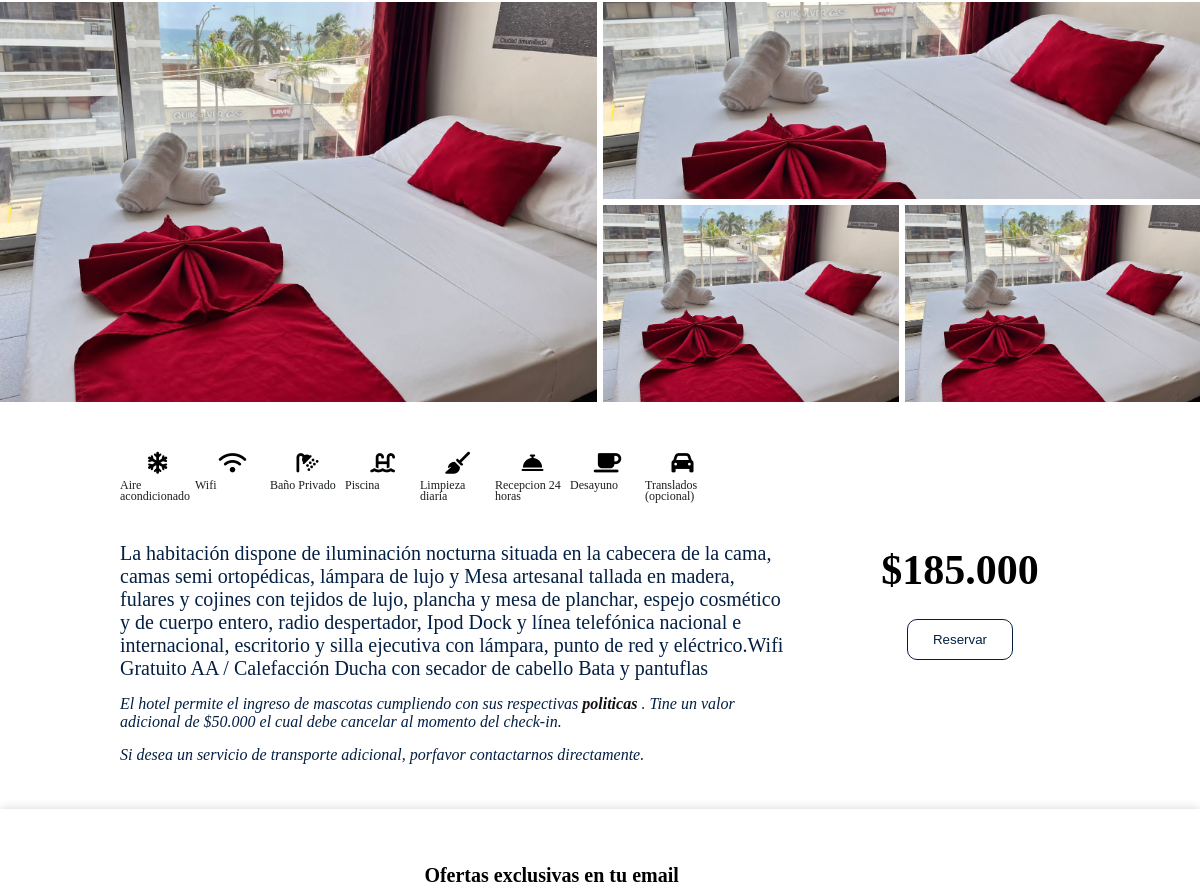
Before: /habitacion/1/ (middle part) with the older database file.
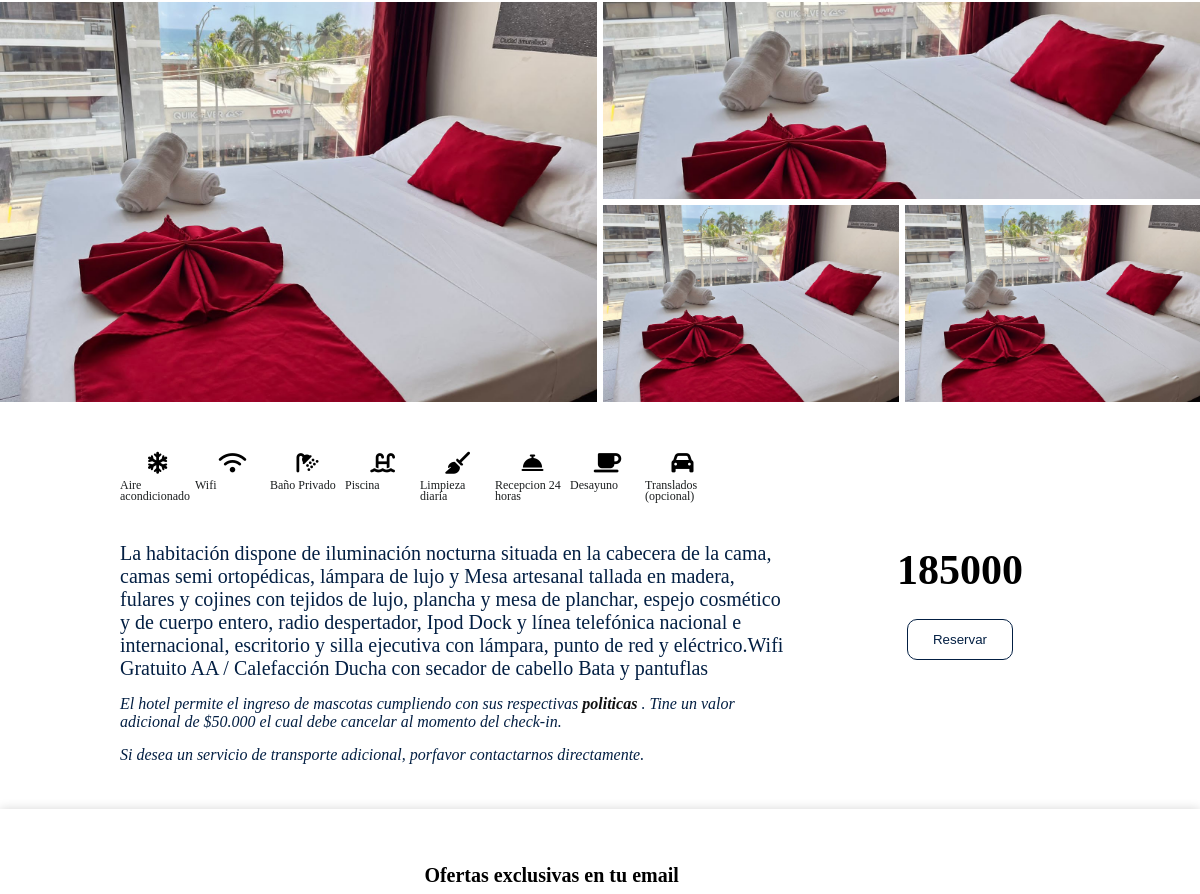
After: the same page with the newer database file.
### rooms/models.py (models this page shows, shortened)
class Rooms(models.Model):
    title =  models.CharField(max_length=100, verbose_name="Titulo")
    description = RichTextField(verbose_name="Descripcion")
    image = models.ImageField(default="null", upload_to="rooms", verbose_name="Imagen")
    cash = models.CharField(max_length=100, verbose_name="Precios")
    create_at = models.DateTimeField(auto_now_add=True, verbose_name="Creado" )
    update_at = models.DateTimeField(auto_now=True, verbose_name="Actualizado")
    class Meta:
        verbose_name = "Habitacion"
        verbose_name_plural = "Habitaciones"

### rooms/views.py (the view)
# urls.py: path('habitacion/<int:id>/', views.room, name='room'),
def room(request, id):
    room = Rooms.objects.get(id=id)
    return render(request, 'room.html',{
        'title': 'Habitaciones',
        'room': room
    })

### rooms/templates/room.html (shortened to what this page needs)
{% extends 'layout/layout.html' %}
{% load static %}
{% block content %}
<div class="room">
            <div class="gallery-rooms">
                <div class="one">
                    <img src="{{ room.image.url }}" />
                </div>
                <div class="two">
                    <img src="{{ room.image.url }}" />
                </div>
                <div class="tree">
                    <img src="{{ room.image.url }}" />
                </div>
                <div class="four">
                    <img src="{{ room.image.url }}" />
                </div>
            </div>
        <div class="cont-room-booking">
            <div class="desc-room">
            <div class="h-booking">
                <div class="serv-icon">
                    <div class="box-icon">
                        <i class="fa-solid fa-snowflake"></i>
                        <p>Aire acondicionado  </p>
                    </div>
                    <div class="box-icon">
                        <i class="fa-solid fa-wifi"></i>
                        <p>Wifi  </p>
                    </div>
                    <div class="box-icon">
                        <i class="fa-solid fa-shower"></i>
                        <p>Baño Privado  </p>
                    </div>
                    <div class="box-icon">
                        <i class="fa-solid fa-water-ladder"></i>
                        <p>Piscina  </p>
                    </div>
                    <div class="box-icon">
                        <i class="fa-solid fa-broom"></i>
                        <p>Limpieza diaria </p>
                    </div>
                    <div class="box-icon">
                        <i class="fa-solid fa-bell-concierge"></i>
                        <p>Recepcion 24 horas  </p>
                    </div>
                    <div class="box-icon">
                        <i class="fa-solid fa-mug-saucer"></i>
                        <p>Desayuno  </p>
                    </div>
                    <div class="box-icon">
                        <i class="fa-solid fa-car"></i>
                        <p>Translados (opcional) </p>
                    </div>
                </div>
            </div>
            {{ room.description|safe }}
            <p class="detail-adicional">
                El hotel permite el ingreso de mascotas cumpliendo con sus
                respectivas <a href="#">  politicas </a>. Tine un valor adicional
                de $50.000 el cual debe cancelar al momento del check-in.
            </p>
            <p class="detail-adicional">
                Si desea un servicio de transporte adicional, porfavor contactarnos directamente.
            </p>
        </div>
            <div class="box-btn">
                <h1>{{ room.cash }}</h1>
                <button class="btn" onclick="enlace({{ tours.id }})"> Reservar </button>
            </div>
        </div>
        <div class="email" >
            <div class="descrip-email">
            <h3> Ofertas exclusivas en tu email </h3>
            </div>
        </div>
</div>
{% endblock  %}

Changed rows visible on the page:
changed Rooms: cash "$185.000" → "185000"
